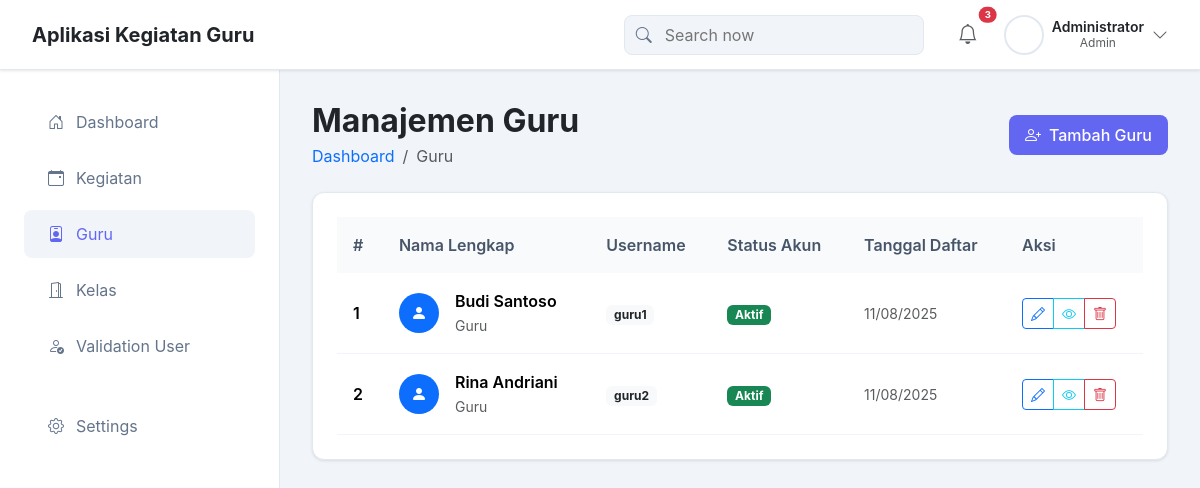
The page /app/guru.php (signed in) on the database as committed earlier.
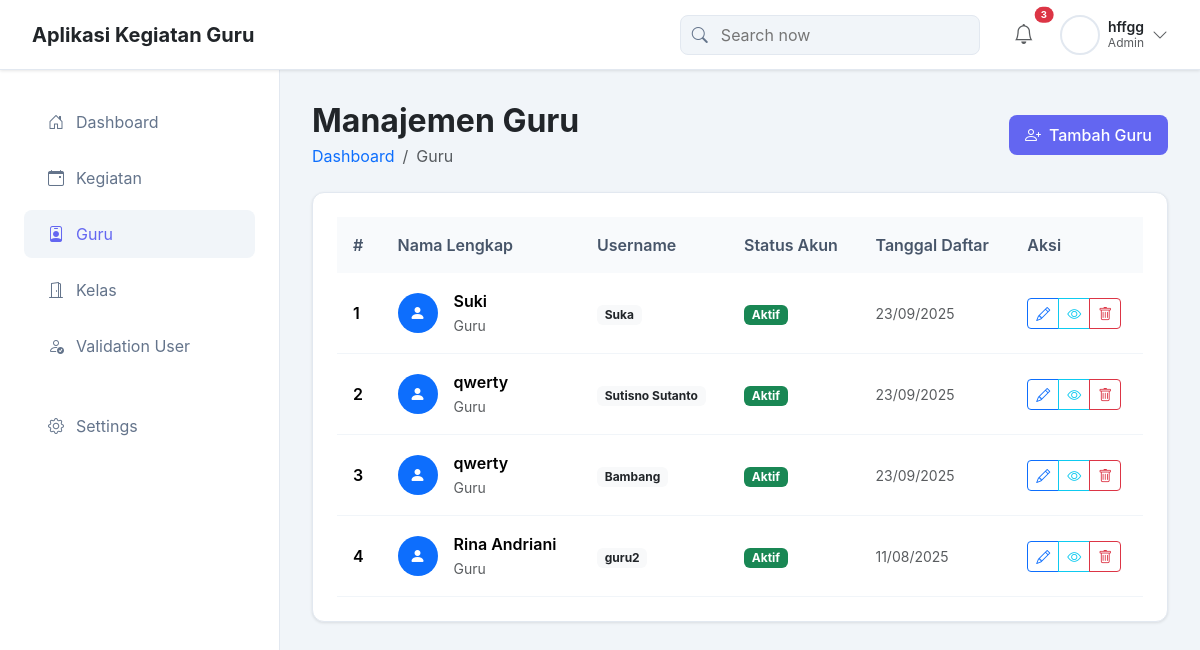
The same page on the database as committed later.
### tables this page shows
CREATE TABLE `users` (
  `id_user` int(11) NOT NULL,
  `username` varchar(50) NOT NULL,
  `password` varchar(255) NOT NULL,
  `nip_verification` varchar(18) DEFAULT NULL COMMENT 'NIP untuk verifikasi guru',
  `nisn_verification` varchar(10) DEFAULT NULL COMMENT 'NISN untuk verifikasi siswa',
  `nama_lengkap` varchar(100) NOT NULL,
  `role` enum('admin','guru','siswa') DEFAULT NULL COMMENT 'Role will be assigned by admin after verification',
  `status` enum('pending','approved','rejected') NOT NULL DEFAULT 'pending',
  `created_at` timestamp NOT NULL DEFAULT current_timestamp(),
  `email` varchar(100) DEFAULT NULL,
  `phone` varchar(20) DEFAULT NULL,
  `alamat` text DEFAULT NULL,
  `kelas_id` int(11) DEFAULT NULL,
  `profile_picture` varchar(255) DEFAULT NULL
);

### app/guru.php (the view, shortened to what the changed rows need)
<?php
include 'koneksi.php';
?>
<!doctype html>
<html lang="en">
<head>
  <link href="https://cdn.jsdelivr.net/npm/bootstrap@5.3.2/dist/css/bootstrap.min.css" rel="stylesheet">
  <link href="https://cdn.jsdelivr.net/npm/bootstrap-icons@1.11.0/font/bootstrap-icons.css" rel="stylesheet">
</head>
<body>
<nav class="main-header" id="mainHeader">
  <div class="navbar-actions">
    <div class="user-section">
      <div class="dropdown">
        <button class="btn btn-link text-decoration-none p-0 border-0 d-flex align-items-center gap-2"
                type="button"
                id="userDropdown"
                data-bs-toggle="dropdown"
                aria-expanded="false">
          <div class="d-flex flex-column justify-content-center">
            <span class="fw-semibold text-dark" style="font-size: 0.875rem; line-height: 1.2;"><?php echo $_SESSION['nama_lengkap']; ?></span>
            <span class="text-muted" style="font-size: 0.75rem; line-height: 1.2;"><?php echo ucfirst($_SESSION['role'] ?? 'User'); ?></span>
          </div>
        </button>
      </div>
    </div>
  </div>
</nav>
<main class="main-content">
  <div class="d-flex justify-content-between align-items-center mb-4">
    <div>
      <h2 class="fw-bold mb-1">Manajemen Guru</h2>
    </div>
  </div>
  <?php
  function getStatusBadge($status) {
    if ($status === 'approved' || $status === '1') {
      return '<span class="badge bg-success">Aktif</span>';
    } elseif ($status === 'pending') {
      return '<span class="badge bg-warning">Pending</span>';
    } elseif ($status === 'rejected') {
      return '<span class="badge bg-danger">Ditolak</span>';
    } else {
      return '<span class="badge bg-secondary">Nonaktif</span>';
    }
  }
  $sql = "SELECT * FROM users WHERE role = 'guru' ORDER BY created_at DESC";
  $res = mysqli_query($koneksi, $sql);
  ?>
  <div class="card-modern">
    <div class="p-4">
      <div class="table-responsive">
        <table class="table table-modern align-middle mb-0">
          <thead>
            <tr>
              <th scope="col">#</th>
              <th scope="col">Nama Lengkap</th>
              <th scope="col">Username</th>
              <th scope="col">Status Akun</th>
              <th scope="col">Tanggal Daftar</th>
              <th scope="col">Aksi</th>
            </tr>
          </thead>
          <tbody>
            <?php
            $no = 1;
            if ($res && mysqli_num_rows($res) > 0) {
                while ($row = mysqli_fetch_assoc($res)) {
                    $id = $row['id_user'];
                    $nama = htmlspecialchars($row['nama_lengkap']);
                    $username = htmlspecialchars($row['username']);
                    $status = $row['status'];
                    $created_at = date('d/m/Y', strtotime($row['created_at']));
                    echo "<tr>";
                    echo "<td class='fw-semibold'>".$no++."</td>";
                    echo "<td>";
                    echo "<div class='d-flex align-items-center'>";
                    echo "<div class='bg-primary rounded-circle d-flex align-items-center justify-content-center me-3' style='width: 40px; height: 40px;'>";
                    echo "<i class='bi bi-person-fill text-white'></i>";
                    echo "</div>";
                    echo "<div>";
                    echo "<div class='fw-semibold'>$nama</div>";
                    echo "<small class='text-muted'>Guru</small>";
                    echo "</div>";
                    echo "</div>";
                    echo "</td>";
                    echo "<td><span class='badge bg-light text-dark'>$username</span></td>";
                    echo "<td>".getStatusBadge($status)."</td>";
                    echo "<td><small class='text-muted'>$created_at</small></td>";
                    echo "<td>";
                    echo "<div class='btn-group' role='group'>";
                    echo "<a href='edit_guru.php?id=$id' class='btn btn-sm btn-outline-primary' title='Edit'>";
                    echo "<i class='bi bi-pencil'></i>";
                    echo "</a>";
                    echo "<a href='detail_guru.php?id=$id' class='btn btn-sm btn-outline-info' title='Detail'>";
                    echo "<i class='bi bi-eye'></i>";
                    echo "</a>";
                    echo "<a href='hapus_guru.php?id=$id' class='btn btn-sm btn-outline-danger' title='Hapus' onclick=\"return confirm('Yakin ingin menghapus guru ini?')\">";
                    echo "<i class='bi bi-trash'></i>";
                    echo "</a>";
                    echo "</div>";
                    echo "</td>";
                    echo "</tr>";
                }
            }
            ?>
          </tbody>
        </table>
      </div>
    </div>
  </div>
</main>
</body>
</html>

Rows that differ between the two databases and show on the page:
removed users: nama_lengkap "Budi Santoso", username "guru1", status "Aktif", created_at "11/08/2025"
added users: nama_lengkap "Suki", username "Suka", status "Aktif", created_at "23/09/2025"
added users: nama_lengkap "qwerty", username "Sutisno Sutanto", status "Aktif", created_at "23/09/2025"
added users: nama_lengkap "qwerty", username "Bambang", status "Aktif", created_at "23/09/2025"
Other text that changed with them:
$_SESSION['nama_lengkap']: "Administrator" → "hffgg"
